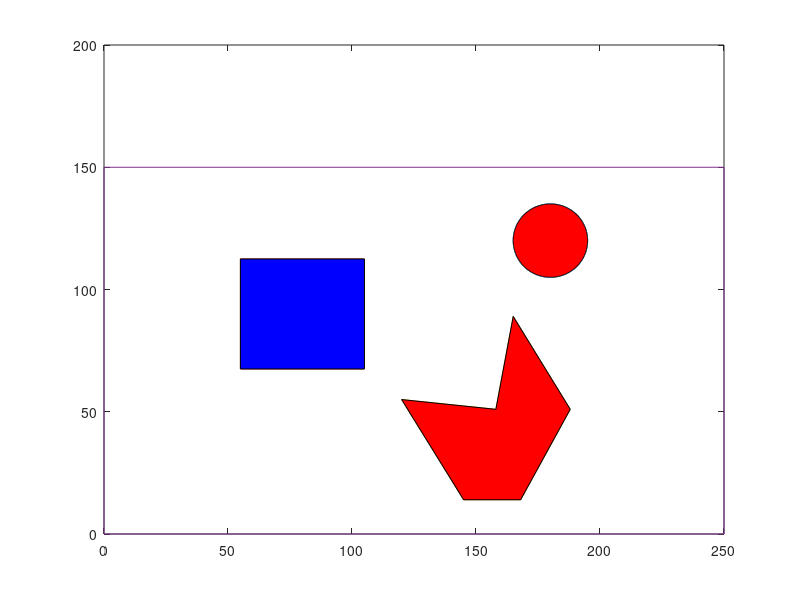

This chart was generated by the following MATLAB code: (Note: this script raises an error after producing the figure.)
%% Define all the obstacles areawise
%plot circle 
xcentre=180;
ycentre = 120;
t = 0:0.01:2*pi;
x = 15*cos(t)+ xcentre;
y = 15*sin(t) + ycentre;
drawnow
plot(x,y), hold on
fill(x,y,'r');

%%plot two polygons 
xp1 = [ 55,105,105,55,55];
yp1 = [ 67.5,67.5,112.5,112.5,67.5] ;
drawnow
plot(xp1,yp1);
fill(xp1,yp1,'b');

xp2 = [145,168,188,165,158,120,145];
yp2 = [14,14,51,89,51,55,14];
drawnow
plot(xp2,yp2);
fill(xp2,yp2,'r');

xp3 = [0 ,250, 250, 0 ,0];
yp3 = [0 ,0, 150 ,150 ,0];
drawnow
plot(xp3,yp3);
alpha(0.3);
% hold off

%% Define Goal and Target points 

% start_node = [xg,yg];
% target_node = [xt,yt];
start_node =[54,68];
drawnow
plot(start_node(1),start_node(2),'--gs',...
    'LineWidth',2,...
    'MarkerSize',20,...
    'MarkerEdgeColor','b');
target_node =[106,120];
drawnow
plot(target_node(1),target_node(2),'--gs',...
    'LineWidth',2,...
    'MarkerSize',20,...
    'MarkerEdgeColor','g' );
%% Check if points are inside obstacles 

[inside_obstacle, onworkspace_boundry,onobstacle_boundary] = obstacle_check(start_node);
if inside_obstacle || onobstacle_boundary
     say = 'Starting point is not in Free workspace';
     disp(say)
     return
end

[inside_obstacle, onworkspace_boundry,onobstacle_boundary] = obstacle_check(target_node);
if inside_obstacle || onobstacle_boundary
    
     say = 'Target point is not in workspace, cannot be reached' ;
     disp(say)
     return
     
end

%% Intializing nodes

Node = [];%saves unique nodes, visited nodes 
NodeInfo = [];% NodeInfor = [N,ParentNodeNumber,costtocome];
CurrentNode= start_node;
Node(:,:,1) = CurrentNode; 
CurrentNodenumber=size(CurrentNode,3);
ParentNodeNumber =1 ;
costtocome= 0;
N = 1; % Number of visited Nodes
CurrentNode = Node(:,:,ParentNodeNumber);

%% Functions for moving in 8 directions and adding unvisited nodes to Node
while ~isequal(CurrentNode,target_node)
    
NodeInfo(:,:,N) = [N,ParentNodeNumber,costtocome];

%% For Right
[NewNode,status] = moveright(CurrentNode);
    if (status == 1) 
        [inside_obstacle, onworkspace_boundry,onobstacle_boundary] = obstacle_check(NewNode);
            if ~(inside_obstacle || onobstacle_boundary)
                
                if ~(any(all(bsxfun(@eq,Node,NewNode))))
                    N=N+1; 
                    Node(:,:,N)=NewNode;
                    NodeInfo(:,:,N) = [N,ParentNodeNumber,costtocome];
                end
            end
    end
    
    %% For Up Right
[NewNode,status] = moveupright(CurrentNode);
    if (status == 1) 
        [inside_obstacle, onworkspace_boundry,onobstacle_boundary] = obstacle_check(NewNode);
            if ~(inside_obstacle || onobstacle_boundary)
                
                if ~(any(all(bsxfun(@eq,Node,NewNode))))
                    N=N+1; 
                    Node(:,:,N)=NewNode;
                    NodeInfo(:,:,N) = [N,ParentNodeNumber,costtocome];
                end
            end
    end
    
        %% For Up
[NewNode,status] = moveup(CurrentNode);
    if (status == 1) 
        [inside_obstacle, onworkspace_boundry,onobstacle_boundary] = obstacle_check(NewNode);
            if ~(inside_obstacle || onobstacle_boundary)
                
                if ~(any(all(bsxfun(@eq,Node,NewNode))))
                    N=N+1; 
                    Node(:,:,N)=NewNode;
                    NodeInfo(:,:,N) = [N,ParentNodeNumber,costtocome];
                end
            end
    end
        
         %% For Up Left
[NewNode,status] = moveupleft(CurrentNode);
    if (status == 1) 
        [inside_obstacle, onworkspace_boundry,onobstacle_boundary] = obstacle_check(NewNode);
            if ~(inside_obstacle || onobstacle_boundary)
                
                if ~(any(all(bsxfun(@eq,Node,NewNode))))
                    N=N+1; 
                    Node(:,:,N)=NewNode;
                    NodeInfo(:,:,N) = [N,ParentNodeNumber,costtocome];
                end
            end
    end

 %% For left
[NewNode,status] = moveleft(CurrentNode);
    if (status == 1) 
        [inside_obstacle, onworkspace_boundry,onobstacle_boundary] = obstacle_check(NewNode);
            if ~(inside_obstacle || onobstacle_boundary)
                
                if ~(any(all(bsxfun(@eq,Node,NewNode))))
                    N=N+1; 
                    Node(:,:,N)=NewNode;
                    NodeInfo(:,:,N) = [N,ParentNodeNumber,costtocome];
                end
            end
    end
    
     %% For Down Left 
[NewNode,status] = movedownleft(CurrentNode);
    if (status == 1) 
        [inside_obstacle, onworkspace_boundry,onobstacle_boundary] = obstacle_check(NewNode);
            if ~(inside_obstacle || onobstacle_boundary)
                
                if ~(any(all(bsxfun(@eq,Node,NewNode))))
                    N=N+1; 
                    Node(:,:,N)=NewNode;
                    NodeInfo(:,:,N) = [N,ParentNodeNumber,costtocome];
                end
            end
    end

     %% For down
[NewNode,status] = movedown(CurrentNode);
    if (status == 1) 
        [inside_obstacle, onworkspace_boundry,onobstacle_boundary] = obstacle_check(NewNode);
            if ~(inside_obstacle || onobstacle_boundary)
                
                if ~(any(all(bsxfun(@eq,Node,NewNode))))
                    N=N+1; 
                    Node(:,:,N)=NewNode;
                    NodeInfo(:,:,N) = [N,ParentNodeNumber,costtocome];
                end
            end
    end
    
     %% For DownRight
[NewNode,status] = movedownright(CurrentNode);
    if (status == 1) 
        [inside_obstacle, onworkspace_boundry,onobstacle_boundary] = obstacle_check(NewNode);
            if ~(inside_obstacle || onobstacle_boundary)
                
                if ~(any(all(bsxfun(@eq,Node,NewNode))))
                    N=N+1; 
                    Node(:,:,N)=NewNode;
                    NodeInfo(:,:,N) = [N,ParentNodeNumber,costtocome];
                end
            end
    end
    
%     currentx = Node(1,1,ParentNodeNumber);
%     currenty = Node(1,2,ParentNodeNumber);
%     drawnow
%     plot(currentx,currenty,'*');
    ParentNodeNumber = ParentNodeNumber+1;
    CurrentNode = Node(:,:,ParentNodeNumber);
    
    
    
end
i =2;path(:,:,1) = CurrentNode;
Number = ParentNodeNumber
 while  ~isequal(CurrentNode,start_node)
    
%      Node(:,:,N)=NewNode;
%      NodeInfo(:,:,N) = [N,ParentNodeNumber,costtocome];
     P = NodeInfo(1,2,Number);
     path(:,:,i) = Node(:,:,P);
     Number = NodeInfo(1,2,P);
     
 end
 
 
 Pathx = path(1,1,:);
 Pathy = path(1,2,:);
 Plot(Pathx,Pathy);
 hold off